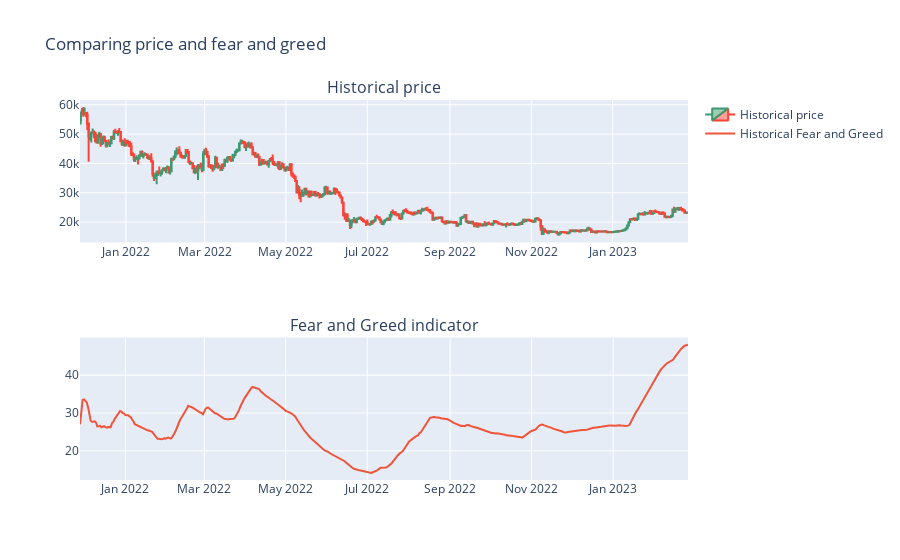

This figure's notebook cell:
### Code cell
fig = make_subplots(
    rows=2, cols=1, subplot_titles=("Historical price", "Fear and Greed indicator")
)

fig.add_trace(
    go.Candlestick(
        name="Historical price",
        x=btc_fng_df.index,
        open=btc_fng_df["Open"],
        high=btc_fng_df["High"],
        low=btc_fng_df["Low"],
        close=btc_fng_df["Close"],
    ),
    row=1,
    col=1,
)

fig.add_trace(
    go.Scatter(
        name="Historical Fear and Greed",
        x=btc_fng_df.index,
        y=btc_fng_df["valueEMA"],
    ),
    row=2,
    col=1,
)
fig.update_layout(
    xaxis_rangeslider_visible=False,
    showlegend=True,
    title_text="Comparing price and fear and greed",
)
fig.show()

### Figure 1 — Plotly figure (JSON) as saved in the notebook; plotly's stock layout.template omitted (floating-point values rounded to 4 significant figures; data arrays with more than 128 entries replaced by an {"elided": "..."} marker saying what was removed)
{"data": [{"close": {"elided": "456 float values"}, "high": {"elided": "456 float values"}, "low": {"elided": "456 float values"}, "name": "Historical price", "open": {"elided": "456 float values"}, "type": "candlestick", "x": {"elided": "456 str values"}, "xaxis": "x", "yaxis": "y"}, {"name": "Historical Fear and Greed", "type": "scatter", "x": {"elided": "456 str values"}, "xaxis": "x2", "y": {"elided": "456 float values"}, "yaxis": "y2"}], "layout": {"annotations": [{"font": {"size": 16}, "showarrow": false, "text": "Historical price", "x": 0.5, "xanchor": "center", "xref": "paper", "y": 1, "yanchor": "bottom", "yref": "paper"}, {"font": {"size": 16}, "showarrow": false, "text": "Fear and Greed indicator", "x": 0.5, "xanchor": "center", "xref": "paper", "y": 0.375, "yanchor": "bottom", "yref": "paper"}], "showlegend": true, "title": {"text": "Comparing price and fear and greed"}, "xaxis": {"anchor": "y", "domain": [0, 1], "rangeslider": {"visible": false}}, "xaxis2": {"anchor": "y2", "domain": [0, 1]}, "yaxis": {"anchor": "x", "domain": [0.625, 1]}, "yaxis2": {"anchor": "x2", "domain": [0, 0.375]}}}
